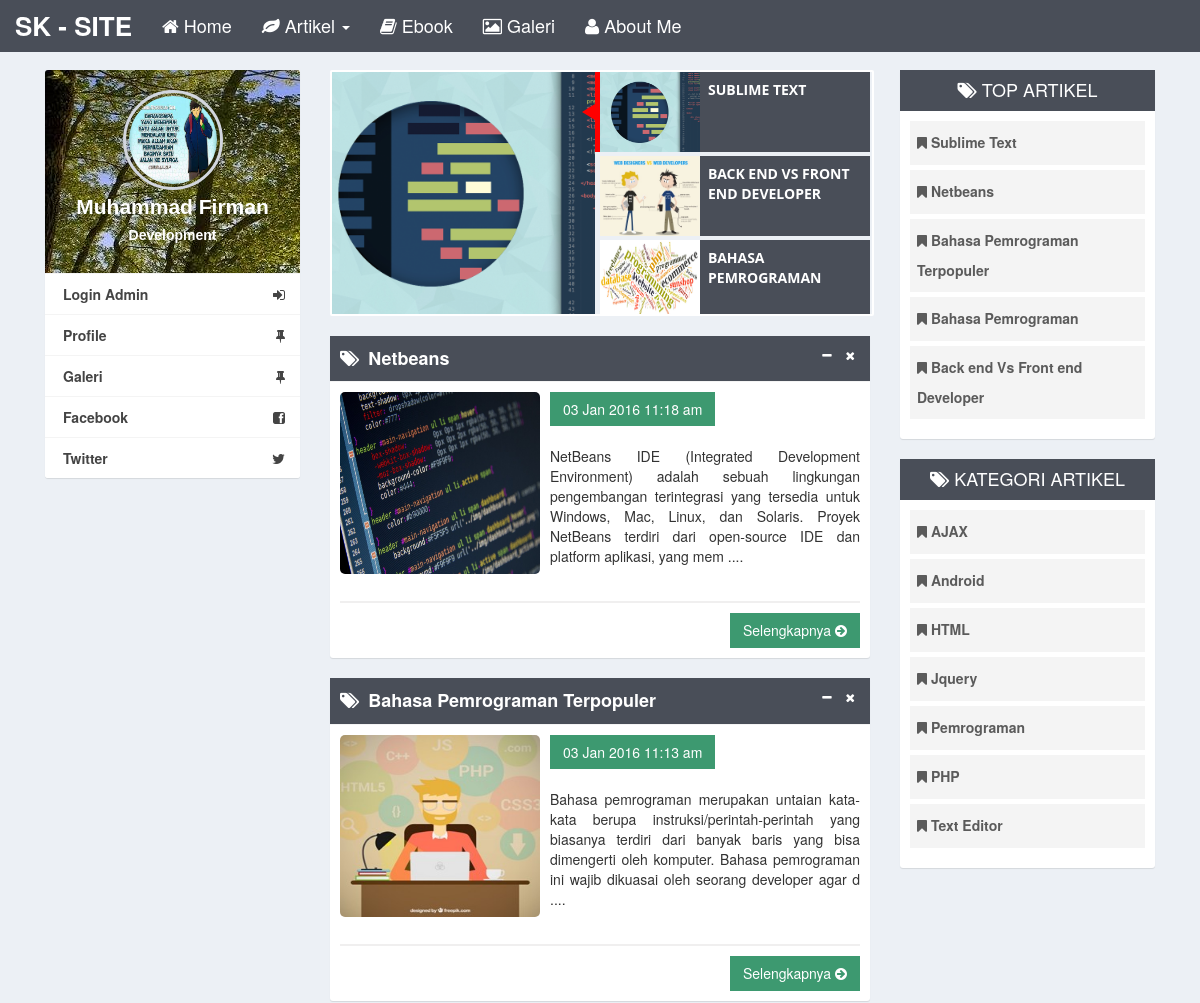
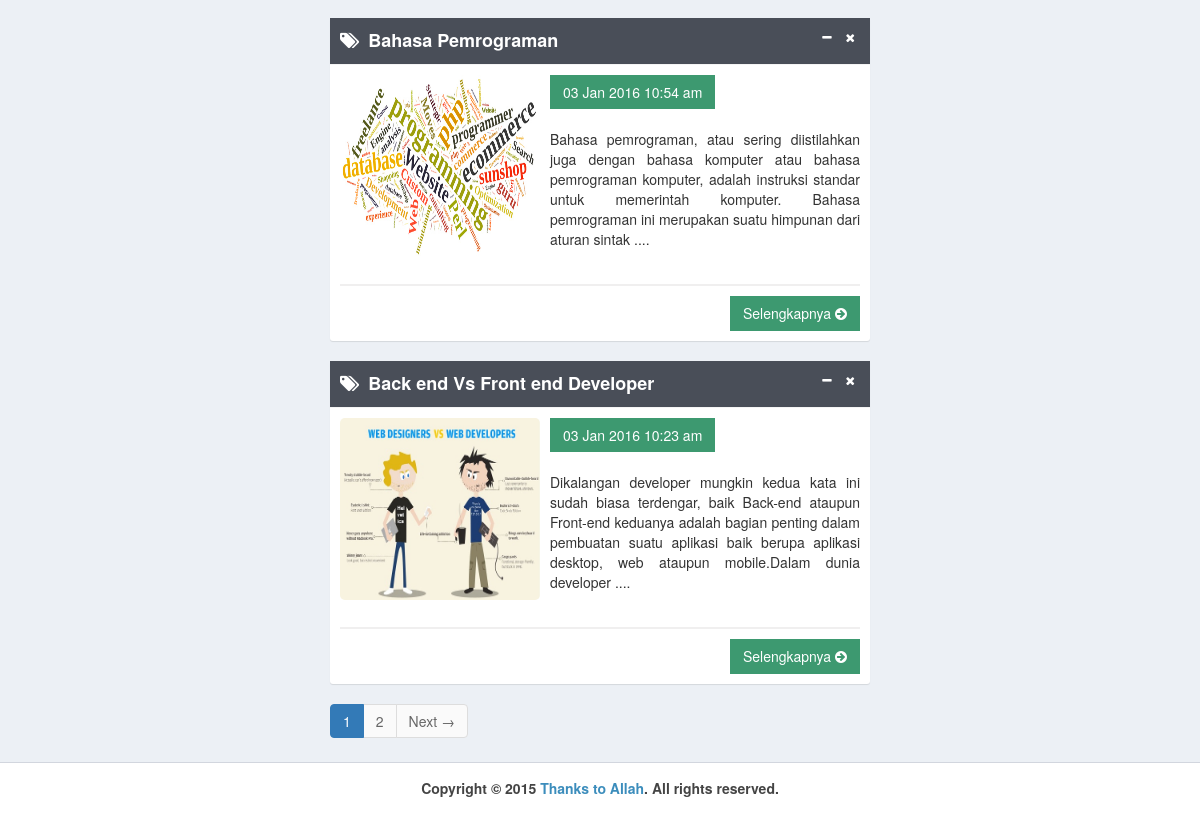
The page / on the database its author committed (2 pictures, top to bottom).
### tables this page shows
CREATE TABLE IF NOT EXISTS `tb_berita` (
  `id_berita` int(11) NOT NULL,
  `judul` varchar(50) NOT NULL,
  `id_user` int(11) NOT NULL,
  `id_kategori` int(11) NOT NULL,
  `foto` text NOT NULL,
  `konten` text NOT NULL,
  `tanggal` varchar(30) NOT NULL,
  `slug` varchar(50) NOT NULL
);

CREATE TABLE IF NOT EXISTS `tb_kategori` (
  `id_kategori` int(11) NOT NULL,
  `nama_kategori` varchar(25) NOT NULL,
  `slug_kategori` varchar(50) NOT NULL
);

### index.php (the view)
<?php require_once('layout/header.php'); ?>
<div class="content-wrapper">
	<div class="container">
		<section class="content" style="margin-top:55px;">
			<div class="col-md-3">
				<div class="box box-widget widget-user-2">
					<div class="widget-user-header bg-white">
						<div class="widget-user-image">
							<a class="fancybox" href="/sharing-ilmu/dist/img/yosh.jpg">
								<img class="profile-user-img img-responsive img-circle" style="height:100px;" src="/sharing-ilmu/dist/img/yosh.jpg" alt="User profile picture">
							</a>
						</div>
						<h3 class="profile-username text-center" style="color:white;"><b>Muhammad Firman</b></h3>
						<h5 class="text-muted text-center" style="color:white;"><b>Development</b></h5>
					</div>
					<div class="box-footer no-padding">
						<ul class="nav nav-stacked">
							<li><a href="admin/" target="_blank"><i class="pull-right"><span class="fa fa-sign-in"></span></i><b> Login Admin</b></a></li>
							<li><a href="profile"><b>Profile</b><i class="pull-right"><span class="fa fa-thumb-tack"></span></i></a></a></li>
							<li><a href="galeri"><b>Galeri</b><i class="pull-right"><span class="fa fa-thumb-tack"></span></i></a></li>
							<li><a href="https://www.facebook.com/muhammad.firman.319" target="_blank"><i class="pull-right"><span class="fa fa-facebook-square"></span></i><b> Facebook</b></a></li>
							<li><a href="https://twitter.com/Firman1803" target="_blank"><i class="pull-right"><span class="fa fa-twitter"></span></i><b> Twitter</b></a></li>
						</ul>
					</div>
				</div>
			</div>
			<div class="col-md-6">
				<?php include ('function/content.php'); ?>
			</div>
			<div class="col-md-3">
				<div class="box box-danger box-solid no-border">
					<div class="box-header">
						<center><span class="box-title"><i class="fa fa-tags"></i> TOP ARTIKEL</span></center>
					</div>
					<div class="box-body">
						<ul class="menu_nav">
						<?php
							$sql 	= "SELECT slug, judul FROM tb_berita ORDER BY judul DESC LIMIT 5";
							$query 	= mysqli_query($koneksi,$sql);
							foreach ($query as $data) {
						?>
							<a href="artikel-<?php echo $data['slug'];?>">
								<li><b><span class="fa fa-bookmark"></span> <?php echo $data['judul']; ?></b></li>
							</a>
						<?php
							}
						?>
						</ul>
					</div>
				</div>
				<div class="box box-danger box-solid no-border">
					<div class="box-header">
						<center><span class="box-title"><i class="fa fa-tags"></i> KATEGORI ARTIKEL</span></center>
					</div>
					<div class="box-body">
						<ul class="menu_nav">
						<?php
							$sql 	= "SELECT slug_kategori, nama_kategori FROM tb_kategori ORDER BY nama_kategori ASC";
							$query 	= mysqli_query($koneksi,$sql);
							foreach ($query as $data){
						?>
							<a href="kategori-<?php echo $data['slug_kategori']; ?>">
								<li><b><span class="fa fa-bookmark"></span> <?php echo $data['nama_kategori']; ?></b></li>
							</a>
						<?php
							}
						?>
						</ul>
					</div>
				</div>
			</div>
		</section>
	</div>
</div>
<?php require_once('layout/footer.php'); ?>

### layout/header.php (shortened to what this page needs)
<!DOCTYPE html>
<html>
	<head>
	    <link rel="stylesheet" href="/sharing-ilmu/bootstrap/css/bootstrap.min.css">
	    <link rel="stylesheet" href="/sharing-ilmu/bootstrap/css/font-awesome.min.css">
	    <link rel="stylesheet" href="/sharing-ilmu/bootstrap/css/ionicons.min.css">
	    <link rel="stylesheet" href="/sharing-ilmu/plugins/iCheck/all.css">
	    <link rel="stylesheet" href="/sharing-ilmu/dist/css/AdminLTE.min.css">
	    <link rel="stylesheet" href="/sharing-ilmu/dist/css/skins/_all-skins.min.css">
	    <link rel="stylesheet" href="/sharing-ilmu/dist/fancybox/jquery.fancybox.css" type="text/css" media="screen" />
	    <link rel="stylesheet" href="/sharing-ilmu/original.css" type="text/css">
	    <link rel="stylesheet" type="text/css" href="/sharing-ilmu/dist/css/slider-pro.min.css" media="screen"/>
		<link rel="stylesheet" type="text/css" href="/sharing-ilmu/dist/css/slider-pro.css" media="screen"/>
	</head>
	<body class="hold-transition skin-red layout-top-nav">
		<div class="wrapper">
			<header class="main-header">
				<nav class="navbar navbar-fixed-top">
					<div class="navbar-header">
						<a href="home" class="navbar-brand"><b>SK - SITE</b></a>
					</div>
					<div class="collapse navbar-collapse pull-left" id="navbar-collapse">
						<ul class="nav navbar-nav">
							<li><a href="home"><span class="fa fa-home"></span> Home</a></li>
							<li class="dropdown">
								<a href="#" class="dropdown-toggle" data-toggle="dropdown"><span class="fa fa-leaf"></span> Artikel <span class="caret"></span></a>
							</li>
							<li><a href="ebook"><span class="fa fa-book"></span> Ebook</a></li>
							<li><a href="galeri"><span class="fa fa-picture-o"></span> Galeri</a></li>
							<li><a href="profile"><span class="fa fa-user"></span> About Me</a></li>
						</ul>
					</div>
				</nav>
			</header>

### function/content.php (shortened to what this page needs)
<?php
	if (isset($_GET['menu'])) {
		if ($_GET['menu'] == 'profile') {
			include ('form/profile.php');
		}elseif ($_GET['menu'] == 'galeri') {
			include ('form/galeri.php');
		}elseif ($_GET['menu'] == 'home') {
			include ('form/home.php');
		}elseif ($_GET['menu'] == 'ebook') {
			include ('form/ebook.php');
		}elseif ($_GET['menu'] == 'upload') {
			include ('function/create.php');
			include ('form/ebook.php');
		}
	}
	elseif(isset($_GET['artikel'])){
		include ('form/baca_artikel.php');
	}
	elseif (isset($_GET['kategori'])) {
		include ('form/list_kategori.php');
	}elseif (isset($_GET['ebook'])) {
		if ($_GET['ebook'] == 'upload') {
		include ('function/create.php');
		include ('form/ebook.php');
		}
	}
	else{
?>
	<div id="example5" class="slider-pro" style="border:2px solid white;border-radius:2px;">
		<div class="sp-slides">
		<?php
			$query = mysqli_query($koneksi,("SELECT judul, konten, foto FROM tb_berita"));
			while($data = mysqli_fetch_array($query)){
		?>
			<div class="sp-slide">
				<img class="sp-image" src="dist/css/images/blank.gif"
					data-src="admin/dashboard/<?php echo $data[2]; ?>"
					data-retina="admin/dashboard/<?php echo $data[2]; ?>"/>
			</div>
		<?php } ?>
		</div>
		<div class="sp-thumbnails">
		<?php
			$query = mysqli_query($koneksi,("SELECT slug, judul, konten, foto FROM tb_berita"));
			while($data = mysqli_fetch_array($query)){
		?>
			<div class="sp-thumbnail">
				<div class="sp-thumbnail-image-container">
					<img style="height:100%;width:100%;" class="sp-thumbnail-image" src="admin/dashboard/<?php echo $data[3]; ?>"/>
				</div>
				<div class="sp-thumbnail-text" style="height:80px;background-color:#494E58;">
					<div class="sp-thumbnail-title"><a class="link_berita" href="artikel-<?php echo $data[0]; ?>"><b><?php echo $data[1]; ?></b></a></div>
				</div>
			</div>
		<?php } ?>
		</div>
	</div><br>
	<?php
		$dataPerPage = 4;
		if(isset($_GET['halaman']))
		{
			$noPage = $_GET['halaman'];
		}else{
			$noPage = 1;
		}
		$offset  	 	= ($noPage - 1) * $dataPerPage;
		$query 			= mysqli_query($koneksi,("SELECT slug, judul, konten, foto, tanggal FROM tb_berita ORDER BY id_berita DESC LIMIT $offset, $dataPerPage"));
		$hitung_record 	= mysqli_query($koneksi,("SELECT COUNT(id_berita) AS jumData FROM tb_berita"));
		$data          	= mysqli_fetch_array($hitung_record);
		$jumData       	= $data['jumData'];
		$jumPage  		= ceil($jumData/$dataPerPage);
		while($data = mysqli_fetch_array($query)){
	?>
	<div class="box box-danger box-solid no-border">
		<div class="box-header with-border" style="background-color:#494E58">
			<i class="fa fa-tags"></i>
			<span class="box-title"></span><b style="font-size:18px;"><?php echo $data['judul']; ?></b></span>
			<div class="box-tools">
				<a class="btn btn-box-tool" data-widget="collapse" data-toggle="tooltip" title="hide" data-placement="bottom"><span class="fa fa-minus"></span></a>
				<a class="btn btn-box-tool" data-widget="remove" data-toggle="tooltip" title="close" data-placement="bottom"><span class="fa fa-times"></span></a>
			</div>
		</div>
		<div class="box-body">
			<a class="fancybox" href="admin/dashboard/<?php echo $data[3]; ?>">
				<img src="admin/dashboard/<?php echo $data[3]; ?>" class="img_berita">
			</a>
			<div class="btn bg-olive btn-flat" style="margin-bottom:10px;"><?php echo $data[4]; ?></div><br>
			<p align="justify"><?php echo substr($data['konten'],0,250); ?> ....</p><br>
			<div class="read">
				<a href="artikel-<?php echo $data[0]; ?>" class="btn bg-olive btn-flat">Selengkapnya <span class="fa fa-arrow-circle-right"></span></a>
			</div>
		</div>
	</div>
	<?php
		}
	?>
	<div>
	    <ul class="pagination">
		<?php
			$link = "home-halaman-";
			for($jml_hal = 1; $jml_hal <= $jumPage; $jml_hal++)
			{
				if($noPage == $jml_hal){
					echo "<li class='active'><a href='#' style='cursor'>".$jml_hal."</a></li> ";
				}else{
					echo "<li><a href='".$link."".$jml_hal."'>".$jml_hal."</a></li> ";}
			}
			if ($noPage < $jumPage) echo "<li><a href='".$link."".($noPage+1)."'>Next &rarr;</a></li>";
			?>
	    </ul>
	</div>
<?php
	}
?>

### layout/footer.php (shortened to what this page needs)
		<footer class="main-footer">
			<div class="container">
				<strong><center>Copyright &copy; 2015 <a href="#">Thanks to Allah</a>. All rights reserved.</center></strong>
			</div></div>
	</body>
</html>

### original.css (style rules this page uses)
.navbar-brand { font-size: 26px; }
.navbar-nav { font-size: 18px; }
.menu_nav { list-style-type: none; padding: 0px; }
.menu_nav li { background-color: #F4F4F4; line-height: 29px; padding:7px; margin-bottom: 5px; }
.menu_nav a { text-decoration: none; color:rgba(68, 68, 68, 0.87); }
.read { margin-top: 5px; border-top:2px solid #F0EFEF; }
.read a { margin-top: 10px; float: right; }
.img_berita { width:200px; height: 182px; float:left; margin-right:10px; border:0px solid #C2C2C2; border-radius:5px; }
.pagination { margin: 0px 0px 20px 0px; }
.link_berita { color: white; }
.widget-user-header { background: url('dist/img/s4.jpg') ; }

### rows shown on the page
tb_berita: foto (picture), judul "SUBLIME TEXT", judul "Sublime Text"
tb_berita: foto (picture), judul "BACK END VS FRONT END DEVELOPER", judul "Back end Vs Front end Developer", tanggal "03 Jan 2016 10:23 am", konten "Dikalangan developer mungkin kedua kata ini sudah biasa terdengar, baik Back-end ataupun Front-end keduanya adalah bagian penting dalam pembuatan suatu aplikasi baik berupa aplikasi desktop, web ataupun mobile.Dalam dunia developer"
tb_berita: foto (picture), judul "BAHASA PEMROGRAMAN", judul "Bahasa Pemrograman", tanggal "03 Jan 2016 10:54 am", konten "Bahasa pemrograman, atau sering diistilahkan juga dengan bahasa komputer atau bahasa pemrograman komputer, adalah instruksi standar untuk memerintah komputer. Bahasa pemrograman ini merupakan suatu himpunan dari aturan sintak"
tb_berita: judul "Netbeans", foto (picture), tanggal "03 Jan 2016 11:18 am", konten "NetBeans IDE (Integrated Development Environment) adalah sebuah lingkungan pengembangan terintegrasi yang tersedia untuk Windows, Mac, Linux, dan Solaris. Proyek NetBeans terdiri dari open-source IDE dan platform aplikasi, yang mem"
tb_berita: judul "Bahasa Pemrograman Terpopuler", foto (picture), tanggal "03 Jan 2016 11:13 am", konten "Bahasa pemrograman merupakan untaian kata-kata berupa instruksi/perintah-perintah yang biasanya terdiri dari banyak baris yang bisa dimengerti oleh komputer. Bahasa pemrograman ini wajib dikuasai oleh seorang developer agar d"
tb_kategori: nama_kategori "AJAX"
tb_kategori: nama_kategori "Android"
tb_kategori: nama_kategori "HTML"
tb_kategori: nama_kategori "Jquery"
tb_kategori: nama_kategori "Pemrograman"
tb_kategori: nama_kategori "PHP"
tb_kategori: nama_kategori "Text Editor"
